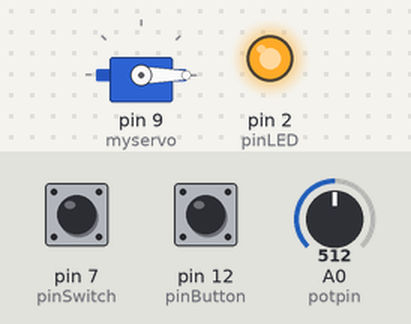
Recording of a sketch running on a simulated Arduino Uno, built with avr-gcc and run on an emulated ATmega328P. Shown: servo, output pins drawn as LEDs (lit = HIGH). The test bench sets the inputs (shaded band); at power-on: pin 7 (pinSwitch) LOW, pin 12 (pinButton) LOW, A0 (potpin) = 512.

Above: at 1.2 s.
1.3 s: pin 7 (pinSwitch) pulled HIGH for 0.15 s
At 1.37 s:
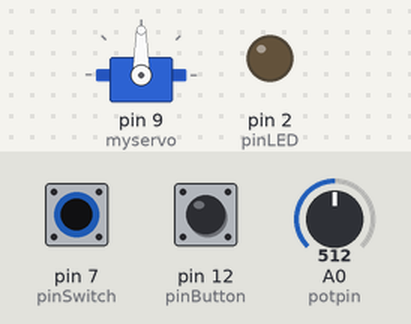
2.9 s: pin 7 (pinSwitch) pulled HIGH for 1 s
At 3.7 s:
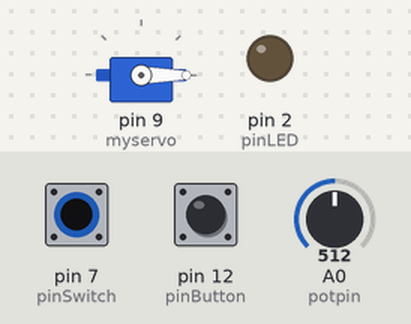
5.4 s: pin 7 (pinSwitch) pulled HIGH for 3.2 s
At 9.8 s:
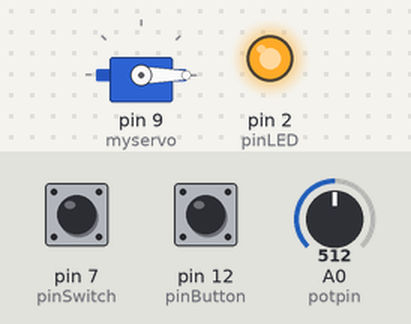
Timing chart, 0 to 11.3 s (numbered marks = the images above; inputs shaded):
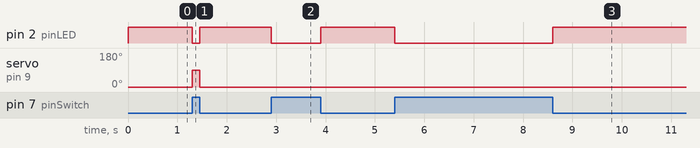

The sketch:

Single_motor_memory.ino
```cpp
#include <Servo.h>

Servo myservo;  // create servo object to control a servo

int potpin = 0;  // analog pin used to connect the potentiometer
int val;    // variable to read the value from the analog pin
int previousVal = 0;
int pinButtonState = 0; //state of button
int pinButtonStateLast = 0;
int pinButton = 12; //digital pin used to read button state
int savedPos = 0;
int pinSwitch = 7;
int pinSwitchState = 0;
int pinLED = 2;


void setup() {
  myservo.attach(9);  // attaches the servo on pin 9 to the servo object
  pinMode(pinButton, INPUT);
  pinMode(pinSwitch, INPUT);
  pinMode(pinLED, OUTPUT);
}

void loop() {
  pinSwitchState = digitalRead(pinSwitch);
  if (pinSwitchState == HIGH)
  {
    digitalWrite(pinLED, LOW);
    pinButtonState = digitalRead(pinButton);
    if (pinButtonState != pinButtonStateLast)
    {
      if(pinButtonState == HIGH)
      {
        savedPos = myservo.read();
      }
    }
    pinButtonStateLast = pinButtonState;
    val = analogRead(potpin);            // reads the value of the potentiometer (value between 0 and 1023)
    val = map(val, 0, 1023, 0, 180);     // scale it to use it with the servo (value between 0 and 180)
    if (abs(val - previousVal) > 2)
    {
      myservo.write(val); // sets the servo position according to the scaled value if change in pos is greater than two
      previousVal = val;
    }
  }
  else
  {
    digitalWrite(pinLED, HIGH);
    myservo.write(savedPos);
  }

}
```

Measured:
- after the input at 1.3 s, pin 2 (pinLED): HIGH → LOW at once, → HIGH 0.15 s later; servo on pin 9 (myservo): 0° → 90° at once, → 0° 0.15 s later
- after the input at 2.9 s, pin 2 (pinLED): HIGH → LOW at once, → HIGH 1.0 s later
- after the input at 5.4 s, pin 2 (pinLED): HIGH → LOW at once, → HIGH 3.2 s later
